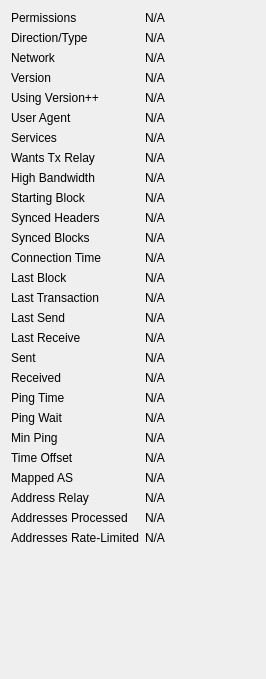
             <widget class="QWidget" name="detailWidget">
              <property name="geometry">
               <rect>
                <x>0</x>
                <y>0</y>
                <width>266</width>
                <height>679</height>
               </rect>
              </property>
              <layout class="QGridLayout" name="gridLayout_2" columnstretch="0,1">
               <item row="23" column="0">
                <widget class="QLabel" name="label_timeoffset">
                 <property name="text">
                  <string>Time Offset</string>
                 </property>
                </widget>
               </item>
               <item row="16" column="0">
                <widget class="QLabel" name="label_15">
                 <property name="text">
                  <string>Last Send</string>
                 </property>
                </widget>
               </item>
               <item row="25" column="0">
                <widget class="QLabel" name="peerAddrRelayEnabledLabel">
                 <property name="toolTip">
                  <string extracomment="Tooltip text for the Address Relay field in the peer details area.">Whether we relay addresses to this peer.</string>
                 </property>
                 <property name="text">
                  <string>Address Relay</string>
                 </property>
                </widget>
               </item>
               <item row="11" column="1">
                <widget class="QLabel" name="peerSyncHeight">
                 <property name="cursor">
                  <cursorShape>IBeamCursor</cursorShape>
                 </property>
                 <property name="text">
                  <string>N/A</string>
                 </property>
                 <property name="textFormat">
                  <enum>Qt::PlainText</enum>
                 </property>
                 <property name="textInteractionFlags">
                  <set>Qt::LinksAccessibleByMouse|Qt::TextSelectableByKeyboard|Qt::TextSelectableByMouse</set>
                 </property>
                </widget>
               </item>
               <item row="2" column="1">
                <widget class="QLabel" name="peerConnectionType">
                 <property name="cursor">
                  <cursorShape>IBeamCursor</cursorShape>
                 </property>
                 <property name="text">
                  <string>N/A</string>
                 </property>
                 <property name="textFormat">
                  <enum>Qt::PlainText</enum>
                 </property>
                 <property name="textInteractionFlags">
                  <set>Qt::LinksAccessibleByMouse|Qt::TextSelectableByKeyboard|Qt::TextSelectableByMouse</set>
                 </property>
                </widget>
               </item>
               <item row="10" column="1">
                <widget class="QLabel" name="peerHeight">
                 <property name="cursor">
                  <cursorShape>IBeamCursor</cursorShape>
                 </property>
                 <property name="text">
                  <string>N/A</string>
                 </property>
                 <property name="textFormat">
                  <enum>Qt::PlainText</enum>
                 </property>
                 <property name="textInteractionFlags">
                  <set>Qt::LinksAccessibleByMouse|Qt::TextSelectableByKeyboard|Qt::TextSelectableByMouse</set>
                 </property>
                </widget>
               </item>
               <item row="11" column="0">
                <widget class="QLabel" name="label_27">
                 <property name="text">
                  <string>Synced Headers</string>
                 </property>
                </widget>
               </item>
               <item row="22" column="1">
                <widget class="QLabel" name="peerMinPing">
                 <property name="cursor">
                  <cursorShape>IBeamCursor</cursorShape>
                 </property>
                 <property name="text">
                  <string>N/A</string>
                 </property>
                 <property name="textFormat">
                  <enum>Qt::PlainText</enum>
                 </property>
                 <property name="textInteractionFlags">
                  <set>Qt::LinksAccessibleByMouse|Qt::TextSelectableByKeyboard|Qt::TextSelectableByMouse</set>
                 </property>
                </widget>
               </item>
               <item row="18" column="0">
                <widget class="QLabel" name="label_18">
                 <property name="text">
                  <string>Sent</string>
                 </property>
                </widget>
               </item>
               <item row="13" column="1">
                <widget class="QLabel" name="peerConnTime">
                 <property name="cursor">
                  <cursorShape>IBeamCursor</cursorShape>
                 </property>
                 <property name="text">
                  <string>N/A</string>
                 </property>
                 <property name="textFormat">
                  <enum>Qt::PlainText</enum>
                 </property>
                 <property name="textInteractionFlags">
                  <set>Qt::LinksAccessibleByMouse|Qt::TextSelectableByKeyboard|Qt::TextSelectableByMouse</set>
                 </property>
                </widget>
               </item>
               <item row="14" column="0">
                <widget class="QLabel" name="peerLastBlockLabel">
                 <property name="toolTip">
                  <string>Elapsed time since a novel block passing initial validity checks was received from this peer.</string>
                 </property>
                 <property name="text">
                  <string>Last Block</string>
                 </property>
                </widget>
               </item>
               <item row="24" column="1">
                <widget class="QLabel" name="peerMappedAS">
                 <property name="cursor">
                  <cursorShape>IBeamCursor</cursorShape>
                 </property>
                 <property name="text">
                  <string>N/A</string>
                 </property>
                 <property name="textFormat">
                  <enum>Qt::PlainText</enum>
                 </property>
                 <property name="textInteractionFlags">
                  <set>Qt::LinksAccessibleByMouse|Qt::TextSelectableByKeyboard|Qt::TextSelectableByMouse</set>
                 </property>
                </widget>
               </item>
               <item row="26" column="0">
                <widget class="QLabel" name="peerAddrProcessedLabel">
                 <property name="toolTip">
                  <string extracomment="Tooltip text for the Addresses Processed field in the peer details area.">Total number of addresses processed, excluding those dropped due to rate-limiting.</string>
                 </property>
                 <property name="text">
                  <string>Addresses Processed</string>
                 </property>
                </widget>
               </item>
               <item row="15" column="1">
                <widget class="QLabel" name="peerLastTx">
                 <property name="cursor">
                  <cursorShape>IBeamCursor</cursorShape>
                 </property>
                 <property name="text">
                  <string>N/A</string>
                 </property>
                 <property name="textFormat">
                  <enum>Qt::PlainText</enum>
                 </property>
                 <property name="textInteractionFlags">
                  <set>Qt::LinksAccessibleByMouse|Qt::TextSelectableByKeyboard|Qt::TextSelectableByMouse</set>
                 </property>
                </widget>
               </item>
               <item row="27" column="1">
                <widget class="QLabel" name="peerAddrRateLimited">
                 <property name="cursor">
                  <cursorShape>IBeamCursor</cursorShape>
                 </property>
                 <property name="text">
                  <string>N/A</string>
                 </property>
                 <property name="textFormat">
                  <enum>Qt::PlainText</enum>
                 </property>
                 <property name="textInteractionFlags">
                  <set>Qt::LinksAccessibleByMouse|Qt::TextSelectableByKeyboard|Qt::TextSelectableByMouse</set>
                 </property>
                </widget>
               </item>
               <item row="21" column="0">
                <widget class="QLabel" name="peerPingWaitLabel">
                 <property name="toolTip">
                  <string>The duration of a currently outstanding ping.</string>
                 </property>
                 <property name="text">
                  <string>Ping Wait</string>
                 </property>
                </widget>
               </item>
               <item row="28" column="0">
                <spacer name="verticalSpacer_3">
                 <property name="orientation">
                  <enum>Qt::Vertical</enum>
                 </property>
                 <property name="sizeHint" stdset="0">
                  <size>
                   <width>20</width>
                   <height>40</height>
                  </size>
                 </property>
                </spacer>
               </item>
               <item row="4" column="0">
                <widget class="QLabel" name="label_21">
                 <property name="text">
                  <string>Version</string>
                 </property>
                </widget>
               </item>
               <item row="17" column="1">
                <widget class="QLabel" name="peerLastRecv">
                 <property name="cursor">
                  <cursorShape>IBeamCursor</cursorShape>
                 </property>
                 <property name="text">
                  <string>N/A</string>
                 </property>
                 <property name="textFormat">
                  <enum>Qt::PlainText</enum>
                 </property>
                 <property name="textInteractionFlags">
                  <set>Qt::LinksAccessibleByMouse|Qt::TextSelectableByKeyboard|Qt::TextSelectableByMouse</set>
                 </property>
                </widget>
               </item>
               <item row="23" column="1">
                <widget class="QLabel" name="timeoffset">
                 <property name="cursor">
                  <cursorShape>IBeamCursor</cursorShape>
                 </property>
                 <property name="text">
                  <string>N/A</string>
                 </property>
                 <property name="textFormat">
                  <enum>Qt::PlainText</enum>
                 </property>
                 <property name="textInteractionFlags">
                  <set>Qt::LinksAccessibleByMouse|Qt::TextSelectableByKeyboard|Qt::TextSelectableByMouse</set>
                 </property>
                </widget>
               </item>
               <item row="22" column="0">
                <widget class="QLabel" name="peerMinPingLabel">
                 <property name="text">
                  <string>Min Ping</string>
                 </property>
                </widget>
               </item>
               <item row="20" column="0">
                <widget class="QLabel" name="label_26">
                 <property name="text">
                  <string>Ping Time</string>
                 </property>
                </widget>
               </item>
               <item row="4" column="1">
                <widget class="QLabel" name="peerVersion">
                 <property name="cursor">
                  <cursorShape>IBeamCursor</cursorShape>
                 </property>
                 <property name="text">
                  <string>N/A</string>
                 </property>
                 <property name="textFormat">
                  <enum>Qt::PlainText</enum>
                 </property>
                 <property name="textInteractionFlags">
                  <set>Qt::LinksAccessibleByMouse|Qt::TextSelectableByKeyboard|Qt::TextSelectableByMouse</set>
                 </property>
                </widget>
               </item>
               <item row="25" column="1">
                <widget class="QLabel" name="peerAddrRelayEnabled">
                 <property name="cursor">
                  <cursorShape>IBeamCursor</cursorShape>
                 </property>
                 <property name="text">
                  <string>N/A</string>
                 </property>
                 <property name="textFormat">
                  <enum>Qt::PlainText</enum>
                 </property>
                 <property name="textInteractionFlags">
                  <set>Qt::LinksAccessibleByMouse|Qt::TextSelectableByKeyboard|Qt::TextSelectableByMouse</set>
                 </property>
                </widget>
               </item>
               <item row="24" column="0">
                <widget class="QLabel" name="peerMappedASLabel">
                 <property name="toolTip">
                  <string>The mapped Autonomous System used for diversifying peer selection.</string>
                 </property>
                 <property name="text">
                  <string>Mapped AS</string>
                 </property>
                </widget>
               </item>
               <item row="6" column="0">
                <widget class="QLabel" name="label_28">
                 <property name="text">
                  <string>User Agent</string>
                 </property>
                </widget>
               </item>
               <item row="13" column="0">
                <widget class="QLabel" name="label_22">
                 <property name="text">
                  <string>Connection Time</string>
                 </property>
                </widget>
               </item>
               <item row="15" column="0">
                <widget class="QLabel" name="peerLastTxLabel">
                 <property name="toolTip">
                  <string extracomment="Tooltip text for the Last Transaction field in the peer details area.">Elapsed time since a novel transaction accepted into our mempool was received from this peer.</string>
                 </property>
                 <property name="text">
                  <string>Last Transaction</string>
                 </property>
                </widget>
               </item>
               <item row="3" column="1">
                <widget class="QLabel" name="peerNetwork">
                 <property name="cursor">
                  <cursorShape>IBeamCursor</cursorShape>
                 </property>
                 <property name="text">
                  <string>N/A</string>
                 </property>
                 <property name="textFormat">
                  <enum>Qt::PlainText</enum>
                 </property>
                 <property name="textInteractionFlags">
                  <set>Qt::LinksAccessibleByMouse|Qt::TextSelectableByKeyboard|Qt::TextSelectableByMouse</set>
                 </property>
                </widget>
               </item>
               <item row="1" column="0">
                <widget class="QLabel" name="label_30">
                 <property name="text">
                  <string>Permissions</string>
                 </property>
                </widget>
               </item>
               <item row="19" column="1">
                <widget class="QLabel" name="peerBytesRecv">
                 <property name="cursor">
                  <cursorShape>IBeamCursor</cursorShape>
                 </property>
                 <property name="text">
                  <string>N/A</string>
                 </property>
                 <property name="textFormat">
                  <enum>Qt::PlainText</enum>
                 </property>
                 <property name="textInteractionFlags">
                  <set>Qt::LinksAccessibleByMouse|Qt::TextSelectableByKeyboard|Qt::TextSelectableByMouse</set>
                 </property>
                </widget>
               </item>
               <item row="20" column="1">
                <widget class="QLabel" name="peerPingTime">
                 <property name="cursor">
                  <cursorShape>IBeamCursor</cursorShape>
                 </property>
                 <property name="text">
                  <string>N/A</string>
                 </property>
                 <property name="textFormat">
                  <enum>Qt::PlainText</enum>
                 </property>
                 <property name="textInteractionFlags">
                  <set>Qt::LinksAccessibleByMouse|Qt::TextSelectableByKeyboard|Qt::TextSelectableByMouse</set>
                 </property>
                </widget>
               </item>
               <item row="7" column="1">
                <widget class="QLabel" name="peerServices">
                 <property name="cursor">
                  <cursorShape>IBeamCursor</cursorShape>
                 </property>
                 <property name="text">
                  <string>N/A</string>
                 </property>
                 <property name="textFormat">
                  <enum>Qt::PlainText</enum>
                 </property>
                 <property name="wordWrap">
                  <bool>true</bool>
                 </property>
                 <property name="textInteractionFlags">
                  <set>Qt::LinksAccessibleByMouse|Qt::TextSelectableByKeyboard|Qt::TextSelectableByMouse</set>
                 </property>
                </widget>
               </item>
               <item row="21" column="1">
                <widget class="QLabel" name="peerPingWait">
                 <property name="cursor">
                  <cursorShape>IBeamCursor</cursorShape>
                 </property>
                 <property name="text">
                  <string>N/A</string>
                 </property>
                 <property name="textFormat">
                  <enum>Qt::PlainText</enum>
                 </property>
                 <property name="textInteractionFlags">
                  <set>Qt::LinksAccessibleByMouse|Qt::TextSelectableByKeyboard|Qt::TextSelectableByMouse</set>
                 </property>
                </widget>
               </item>
               <item row="9" column="1">
                <widget class="QLabel" name="peerHighBandwidth">
                 <property name="cursor">
                  <cursorShape>IBeamCursor</cursorShape>
                 </property>
                 <property name="text">
                  <string>N/A</string>
                 </property>
                 <property name="textFormat">
                  <enum>Qt::PlainText</enum>
                 </property>
                 <property name="textInteractionFlags">
                  <set>Qt::LinksAccessibleByMouse|Qt::TextSelectableByKeyboard|Qt::TextSelectableByMouse</set>
                 </property>
                </widget>
               </item>
               <item row="6" column="1">
                <widget class="QLabel" name="peerSubversion">
                 <property name="cursor">
                  <cursorShape>IBeamCursor</cursorShape>
                 </property>
                 <property name="text">
                  <string>N/A</string>
                 </property>
                 <property name="textFormat">
                  <enum>Qt::PlainText</enum>
                 </property>
                 <property name="textInteractionFlags">
                  <set>Qt::LinksAccessibleByMouse|Qt::TextSelectableByKeyboard|Qt::TextSelectableByMouse</set>
                 </property>
                </widget>
               </item>
               <item row="12" column="1">
                <widget class="QLabel" name="peerCommonHeight">
                 <property name="cursor">
                  <cursorShape>IBeamCursor</cursorShape>
                 </property>
                 <property name="text">
                  <string>N/A</string>
                 </property>
                 <property name="textFormat">
                  <enum>Qt::PlainText</enum>
                 </property>
                 <property name="textInteractionFlags">
                  <set>Qt::LinksAccessibleByMouse|Qt::TextSelectableByKeyboard|Qt::TextSelectableByMouse</set>
                 </property>
                </widget>
               </item>
               <item row="19" column="0">
                <widget class="QLabel" name="label_20">
                 <property name="text">
                  <string>Received</string>
                 </property>
                </widget>
               </item>
               <item row="8" column="0">
                <widget class="QLabel" name="peerRelayTxesLabel">
                 <property name="toolTip">
                  <string>Whether the peer requested us to relay transactions.</string>
                 </property>
                 <property name="text">
                  <string>Wants Tx Relay</string>
                 </property>
                </widget>
               </item>
               <item row="10" column="0">
                <widget class="QLabel" name="label_29">
                 <property name="text">
                  <string>Starting Block</string>
                 </property>
                </widget>
               </item>
               <item row="7" column="0">
                <widget class="QLabel" name="label_4">
                 <property name="text">
                  <string>Services</string>
                 </property>
                </widget>
               </item>
               <item row="14" column="1">
                <widget class="QLabel" name="peerLastBlock">
                 <property name="cursor">
                  <cursorShape>IBeamCursor</cursorShape>
                 </property>
                 <property name="text">
                  <string>N/A</string>
                 </property>
                 <property name="textFormat">
                  <enum>Qt::PlainText</enum>
                 </property>
                 <property name="textInteractionFlags">
                  <set>Qt::LinksAccessibleByMouse|Qt::TextSelectableByKeyboard|Qt::TextSelectableByMouse</set>
                 </property>
                </widget>
               </item>
               <item row="1" column="1">
                <widget class="QLabel" name="peerPermissions">
                 <property name="cursor">
                  <cursorShape>IBeamCursor</cursorShape>
                 </property>
                 <property name="text">
                  <string>N/A</string>
                 </property>
                 <property name="textFormat">
                  <enum>Qt::PlainText</enum>
                 </property>
                 <property name="textInteractionFlags">
                  <set>Qt::LinksAccessibleByMouse|Qt::TextSelectableByKeyboard|Qt::TextSelectableByMouse</set>
                 </property>
                </widget>
               </item>
               <item row="2" column="0">
                <widget class="QLabel" name="peerConnectionTypeLabel">
                 <property name="toolTip">
                  <string>The direction and type of peer connection: %1</string>
                 </property>
                 <property name="text">
                  <string>Direction/Type</string>
                 </property>
                </widget>
               </item>
               <item row="8" column="1">
                <widget class="QLabel" name="peerRelayTxes">
                 <property name="cursor">
                  <cursorShape>IBeamCursor</cursorShape>
                 </property>
                 <property name="text">
                  <string>N/A</string>
                 </property>
                 <property name="textFormat">
                  <enum>Qt::PlainText</enum>
                 </property>
                 <property name="textInteractionFlags">
                  <set>Qt::LinksAccessibleByMouse|Qt::TextSelectableByKeyboard|Qt::TextSelectableByMouse</set>
                 </property>
                </widget>
               </item>
               <item row="9" column="0">
                <widget class="QLabel" name="peerHighBandwidthLabel">
                 <property name="toolTip">
                  <string>High bandwidth BIP152 compact block relay: %1</string>
                 </property>
                 <property name="text">
                  <string>High Bandwidth</string>
                 </property>
                </widget>
               </item>
               <item row="12" column="0">
                <widget class="QLabel" name="label_25">
                 <property name="text">
                  <string>Synced Blocks</string>
                 </property>
                </widget>
               </item>
               <item row="3" column="0">
                <widget class="QLabel" name="peerNetworkLabel">
                 <property name="toolTip">
                  <string>The network protocol this peer is connected through: IPv4, IPv6, Onion, I2P, or CJDNS.</string>
                 </property>
                 <property name="text">
                  <string>Network</string>
                 </property>
                </widget>
               </item>
               <item row="16" column="1">
                <widget class="QLabel" name="peerLastSend">
                 <property name="cursor">
                  <cursorShape>IBeamCursor</cursorShape>
                 </property>
                 <property name="text">
                  <string>N/A</string>
                 </property>
                 <property name="textFormat">
                  <enum>Qt::PlainText</enum>
                 </property>
                 <property name="textInteractionFlags">
                  <set>Qt::LinksAccessibleByMouse|Qt::TextSelectableByKeyboard|Qt::TextSelectableByMouse</set>
                 </property>
                </widget>
               </item>
               <item row="26" column="1">
                <widget class="QLabel" name="peerAddrProcessed">
                 <property name="cursor">
                  <cursorShape>IBeamCursor</cursorShape>
                 </property>
                 <property name="text">
                  <string>N/A</string>
                 </property>
                 <property name="textFormat">
                  <enum>Qt::PlainText</enum>
                 </property>
                 <property name="textInteractionFlags">
                  <set>Qt::LinksAccessibleByMouse|Qt::TextSelectableByKeyboard|Qt::TextSelectableByMouse</set>
                 </property>
                </widget>
               </item>
               <item row="18" column="1">
                <widget class="QLabel" name="peerBytesSent">
                 <property name="cursor">
                  <cursorShape>IBeamCursor</cursorShape>
                 </property>
                 <property name="text">
                  <string>N/A</string>
                 </property>
                 <property name="textFormat">
                  <enum>Qt::PlainText</enum>
                 </property>
                 <property name="textInteractionFlags">
                  <set>Qt::LinksAccessibleByMouse|Qt::TextSelectableByKeyboard|Qt::TextSelectableByMouse</set>
                 </property>
                </widget>
               </item>
               <item row="17" column="0">
                <widget class="QLabel" name="label_19">
                 <property name="text">
                  <string>Last Receive</string>
                 </property>
                </widget>
               </item>
               <item row="27" column="0">
                <widget class="QLabel" name="peerAddrRateLimitedLabel">
                 <property name="toolTip">
                  <string extracomment="Tooltip text for the Addresses Rate-Limited field in the peer details area.">Total number of addresses dropped due to rate-limiting.</string>
                 </property>
                 <property name="text">
                  <string>Addresses Rate-Limited</string>
                 </property>
                </widget>
               </item>
               <item row="5" column="0">
                <widget class="QLabel" name="label_version">
                 <property name="text">
                  <string>Using Version++</string>
                 </property>
                </widget>
               </item>
               <item row="5" column="1">
                <widget class="QLabel" name="peerUsingPersionPlusPlus">
                 <property name="cursor">
                  <cursorShape>IBeamCursor</cursorShape>
                 </property>
                 <property name="text">
                  <string>N/A</string>
                 </property>
                 <property name="textFormat">
                  <enum>Qt::PlainText</enum>
                 </property>
                 <property name="textInteractionFlags">
                  <set>Qt::LinksAccessibleByMouse|Qt::TextSelectableByKeyboard|Qt::TextSelectableByMouse</set>
                 </property>
                </widget>
               </item>
              </layout>
             </widget>
